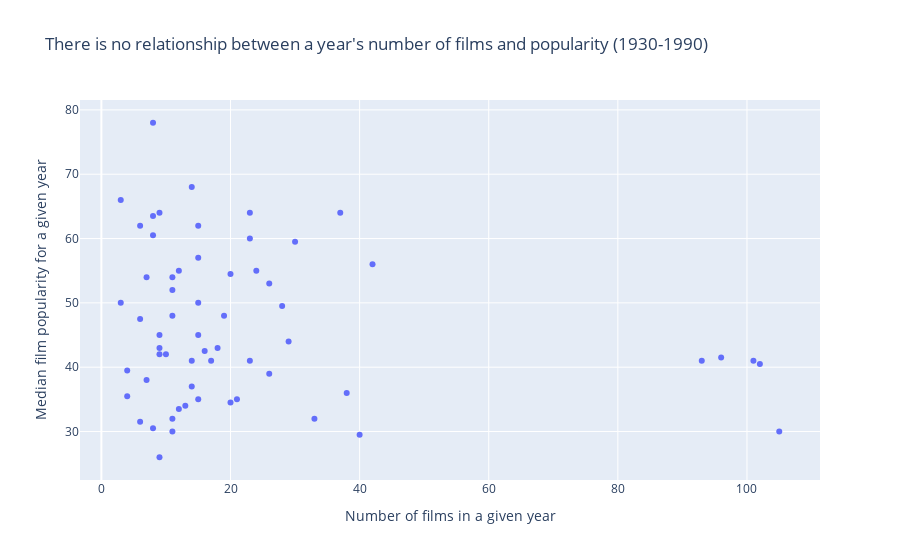

The cell this chart's notebook holds for it:
### Markdown cell above
Well darn, that was a deadend - BUT I've disproven my hypothesis. And while not a compelling story that I wouldn't necessarily present, it is a draft that I appreciate and I'm going to polish the visuals by adding a title,

### Code cell
fig = px.scatter(
    df_yvp, 
    x='Popularity_count', 
    y='Popularity_median',
    hover_name='Year',
    title = 'There is no relationship between a year\'s number of films and popularity (1930-1990)',
    labels = {'Popularity_count': 'Number of films in a given year',
            'Popularity_median': 'Median film popularity for a given year'
           }
)
fig.show()

### Figure 1 — Plotly figure (JSON) as saved in the notebook; plotly's stock layout.template omitted (floating-point values rounded to 4 significant figures)
{"data": [{"hovertemplate": "<b>%{hovertext}</b><br><br>Number of films in a given year=%{x}<br>Median film popularity for a given year=%{y}<extra></extra>", "hovertext": [1930, 1931, 1932, 1933, 1934, 1935, 1936, 1937, 1938, 1939, 1940, 1941, 1942, 1943, 1944, 1945, 1946, 1947, 1948, 1949, 1950, 1951, 1952, 1953, 1954, 1955, 1956, 1957, 1958, 1959, 1960, 1961, 1962, 1963, 1964, 1965, 1966, 1967, 1968, 1969, 1970, 1971, 1972, 1973, 1974, 1975, 1976, 1977, 1978, 1979, 1980, 1981, 1982, 1983, 1984, 1985, 1986, 1987, 1988, 1989, 1990], "legendgroup": "", "marker": {"color": "#636efa", "symbol": "circle"}, "mode": "markers", "name": "", "orientation": "v", "showlegend": false, "type": "scatter", "x": [3, 9, 8, 3, 4, 8, 6, 9, 8, 11, 11, 7, 6, 8, 4, 7, 9, 9, 14, 15, 11, 6, 10, 15, 11, 20, 15, 16, 12, 9, 11, 14, 15, 14, 13, 12, 21, 15, 20, 19, 28, 23, 24, 26, 23, 23, 17, 29, 18, 33, 30, 26, 37, 40, 38, 42, 93, 102, 96, 101, 105], "xaxis": "x", "y": [50, 64, 63.5, 66, 35.5, 60.5, 62, 45, 30.5, 30, 52, 38, 47.5, 78, 39.5, 54, 42, 43, 37, 62, 54, 31.5, 42, 57, 48, 54.5, 45, 42.5, 33.5, 26, 32, 41, 35, 68, 34, 55, 35, 50, 34.5, 48, 49.5, 60, 55, 39, 41, 64, 41, 44, 43, 32, 59.5, 53, 64, 29.5, 36, 56, 41, 40.5, 41.5, 41, 30], "yaxis": "y"}], "layout": {"autosize": true, "legend": {"tracegroupgap": 0}, "title": {"text": "There is no relationship between a year's number of films and popularity (1930-1990)"}, "xaxis": {"anchor": "y", "autorange": true, "domain": [0, 1], "range": [-3.376, 111.4], "title": {"text": "Number of films in a given year"}, "type": "linear"}, "yaxis": {"anchor": "x", "autorange": true, "domain": [0, 1], "range": [21.71, 82.29], "title": {"text": "Median film popularity for a given year"}, "type": "linear"}}}
